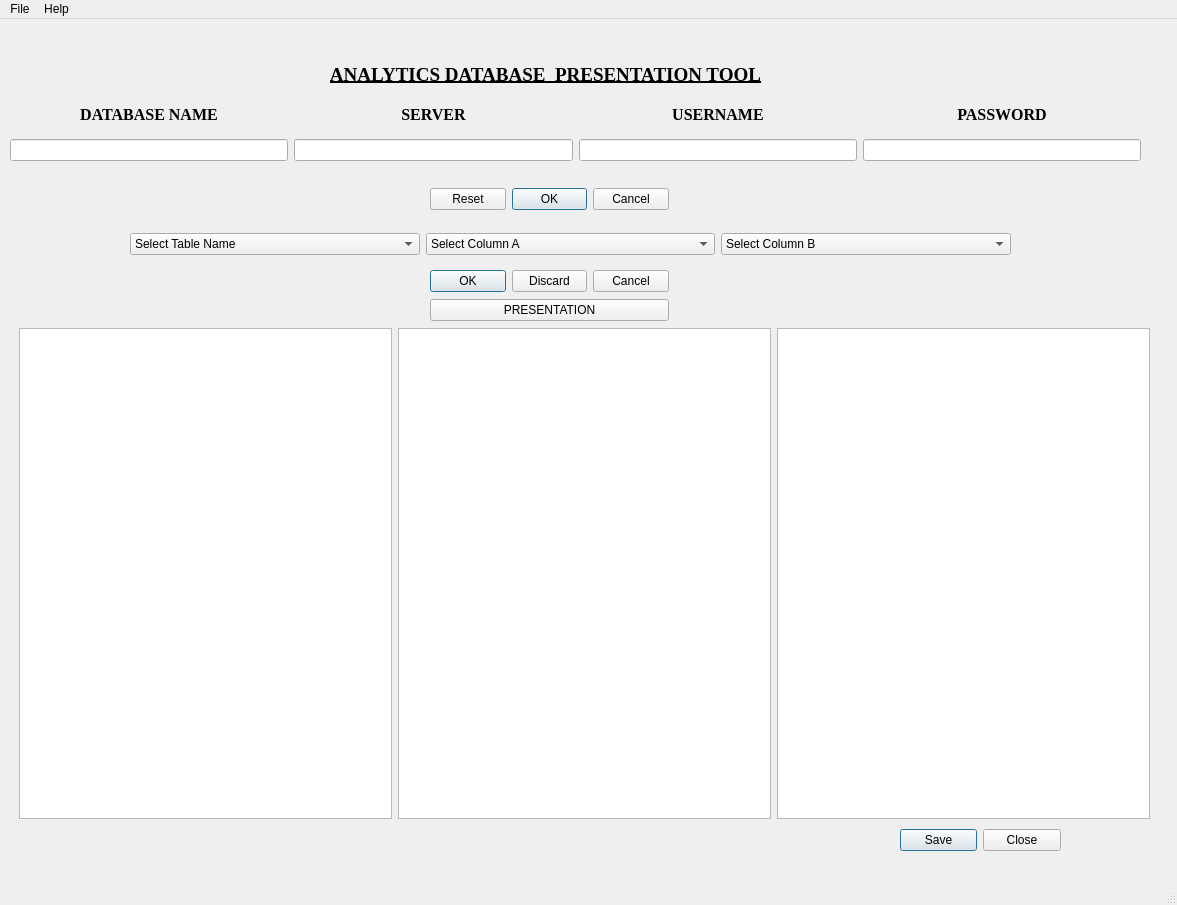
<?xml version="1.0" encoding="UTF-8"?>
<ui version="4.0">
 <class>MainWindow</class>
 <widget class="QMainWindow" name="MainWindow">
  <property name="geometry">
   <rect>
    <x>0</x>
    <y>0</y>
    <width>1177</width>
    <height>905</height>
   </rect>
  </property>
  <property name="mouseTracking">
   <bool>true</bool>
  </property>
  <property name="windowTitle">
   <string>Database Presentation Tool By Erick Wilfred 2023</string>
  </property>
  <property name="toolButtonStyle">
   <enum>Qt::ToolButtonTextBesideIcon</enum>
  </property>
  <property name="tabShape">
   <enum>QTabWidget::Rounded</enum>
  </property>
  <property name="dockNestingEnabled">
   <bool>true</bool>
  </property>
  <widget class="QWidget" name="centralwidget">
   <widget class="QLabel" name="label">
    <property name="geometry">
     <rect>
      <x>330</x>
      <y>30</y>
      <width>431</width>
      <height>51</height>
     </rect>
    </property>
    <property name="font">
     <font>
      <family>Times New Roman</family>
      <pointsize>14</pointsize>
      <weight>75</weight>
      <bold>true</bold>
      <underline>true</underline>
     </font>
    </property>
    <property name="text">
     <string>ANALYTICS DATABASE  PRESENTATION TOOL</string>
    </property>
    <property name="alignment">
     <set>Qt::AlignCenter</set>
    </property>
   </widget>
   <widget class="QWidget" name="horizontalLayoutWidget">
    <property name="geometry">
     <rect>
      <x>10</x>
      <y>80</y>
      <width>1131</width>
      <height>31</height>
     </rect>
    </property>
    <layout class="QHBoxLayout" name="horizontalLayout">
     <property name="sizeConstraint">
      <enum>QLayout::SetMinAndMaxSize</enum>
     </property>
     <item>
      <widget class="QLabel" name="database_label_2">
       <property name="font">
        <font>
         <family>Times New Roman</family>
         <pointsize>12</pointsize>
         <weight>75</weight>
         <bold>true</bold>
        </font>
       </property>
       <property name="text">
        <string>DATABASE NAME</string>
       </property>
       <property name="alignment">
        <set>Qt::AlignCenter</set>
       </property>
      </widget>
     </item>
     <item>
      <widget class="QLabel" name="database_label_4">
       <property name="font">
        <font>
         <family>Times New Roman</family>
         <pointsize>12</pointsize>
         <weight>75</weight>
         <bold>true</bold>
        </font>
       </property>
       <property name="text">
        <string>SERVER</string>
       </property>
       <property name="alignment">
        <set>Qt::AlignCenter</set>
       </property>
      </widget>
     </item>
     <item>
      <widget class="QLabel" name="database_label_3">
       <property name="font">
        <font>
         <family>Times New Roman</family>
         <pointsize>12</pointsize>
         <weight>75</weight>
         <bold>true</bold>
        </font>
       </property>
       <property name="text">
        <string>USERNAME</string>
       </property>
       <property name="alignment">
        <set>Qt::AlignCenter</set>
       </property>
      </widget>
     </item>
     <item>
      <widget class="QLabel" name="database_label">
       <property name="font">
        <font>
         <family>Times New Roman</family>
         <pointsize>12</pointsize>
         <weight>75</weight>
         <bold>true</bold>
        </font>
       </property>
       <property name="text">
        <string>PASSWORD</string>
       </property>
       <property name="alignment">
        <set>Qt::AlignCenter</set>
       </property>
      </widget>
     </item>
    </layout>
   </widget>
   <widget class="QWidget" name="horizontalLayoutWidget_2">
    <property name="geometry">
     <rect>
      <x>10</x>
      <y>120</y>
      <width>1131</width>
      <height>41</height>
     </rect>
    </property>
    <layout class="QHBoxLayout" name="horizontalLayout_2">
     <property name="sizeConstraint">
      <enum>QLayout::SetMinAndMaxSize</enum>
     </property>
     <item>
      <layout class="QHBoxLayout" name="horizontalLayout_5">
       <property name="sizeConstraint">
        <enum>QLayout::SetMinAndMaxSize</enum>
       </property>
       <item>
        <layout class="QHBoxLayout" name="horizontalLayout_6">
         <property name="sizeConstraint">
          <enum>QLayout::SetMinAndMaxSize</enum>
         </property>
         <item>
          <widget class="QLineEdit" name="database_line_edit">
           <property name="sizePolicy">
            <sizepolicy hsizetype="Ignored" vsizetype="Fixed">
             <horstretch>0</horstretch>
             <verstretch>0</verstretch>
            </sizepolicy>
           </property>
          </widget>
         </item>
        </layout>
       </item>
      </layout>
     </item>
     <item>
      <layout class="QHBoxLayout" name="horizontalLayout_4">
       <property name="sizeConstraint">
        <enum>QLayout::SetMinAndMaxSize</enum>
       </property>
       <item>
        <widget class="QLineEdit" name="server_line_edit">
         <property name="sizePolicy">
          <sizepolicy hsizetype="Ignored" vsizetype="Fixed">
           <horstretch>0</horstretch>
           <verstretch>0</verstretch>
          </sizepolicy>
         </property>
        </widget>
       </item>
      </layout>
     </item>
     <item>
      <layout class="QHBoxLayout" name="horizontalLayout_3">
       <property name="sizeConstraint">
        <enum>QLayout::SetMinAndMaxSize</enum>
       </property>
       <item>
        <widget class="QLineEdit" name="username_line_edit">
         <property name="sizePolicy">
          <sizepolicy hsizetype="Ignored" vsizetype="Fixed">
           <horstretch>0</horstretch>
           <verstretch>0</verstretch>
          </sizepolicy>
         </property>
        </widget>
       </item>
      </layout>
     </item>
     <item>
      <widget class="QLineEdit" name="password_line_edit">
       <property name="sizePolicy">
        <sizepolicy hsizetype="Ignored" vsizetype="Fixed">
         <horstretch>0</horstretch>
         <verstretch>0</verstretch>
        </sizepolicy>
       </property>
       <property name="inputMethodHints">
        <set>Qt::ImhDigitsOnly|Qt::ImhHiddenText|Qt::ImhSensitiveData</set>
       </property>
      </widget>
     </item>
    </layout>
   </widget>
   <widget class="QWidget" name="horizontalLayoutWidget_6">
    <property name="geometry">
     <rect>
      <x>130</x>
      <y>200</y>
      <width>881</width>
      <height>51</height>
     </rect>
    </property>
    <layout class="QHBoxLayout" name="horizontalLayout_9">
     <item>
      <widget class="QComboBox" name="tables_comboBox">
       <item>
        <property name="text">
         <string>Select Table Name</string>
        </property>
       </item>
      </widget>
     </item>
     <item>
      <widget class="QComboBox" name="column_comboBoxA">
       <item>
        <property name="text">
         <string>Select Column A</string>
        </property>
       </item>
      </widget>
     </item>
     <item>
      <widget class="QComboBox" name="column_comboBoxB">
       <item>
        <property name="text">
         <string>Select Column B</string>
        </property>
       </item>
      </widget>
     </item>
    </layout>
   </widget>
   <widget class="QWidget" name="horizontalLayoutWidget_7">
    <property name="geometry">
     <rect>
      <x>19</x>
      <y>309</y>
      <width>1131</width>
      <height>491</height>
     </rect>
    </property>
    <layout class="QHBoxLayout" name="VIEWS">
     <item>
      <widget class="QGraphicsView" name="chat_graphicView"/>
     </item>
     <item>
      <widget class="QGraphicsView" name="bar_graphicView"/>
     </item>
     <item>
      <widget class="QGraphicsView" name="pie_graphicview"/>
     </item>
    </layout>
   </widget>
   <widget class="QDialogButtonBox" name="windows_command_button">
    <property name="geometry">
     <rect>
      <x>900</x>
      <y>810</y>
      <width>161</width>
      <height>23</height>
     </rect>
    </property>
    <property name="standardButtons">
     <set>QDialogButtonBox::Close|QDialogButtonBox::Save</set>
    </property>
   </widget>
   <widget class="QWidget" name="horizontalLayoutWidget_3">
    <property name="geometry">
     <rect>
      <x>430</x>
      <y>160</y>
      <width>239</width>
      <height>41</height>
     </rect>
    </property>
    <layout class="QHBoxLayout" name="horizontalLayout_7">
     <item>
      <widget class="QDialogButtonBox" name="database_command_button_2">
       <property name="standardButtons">
        <set>QDialogButtonBox::Cancel|QDialogButtonBox::Ok|QDialogButtonBox::Reset</set>
       </property>
      </widget>
     </item>
    </layout>
   </widget>
   <widget class="QWidget" name="verticalLayoutWidget">
    <property name="geometry">
     <rect>
      <x>430</x>
      <y>250</y>
      <width>239</width>
      <height>54</height>
     </rect>
    </property>
    <layout class="QVBoxLayout" name="verticalLayout">
     <item>
      <widget class="QDialogButtonBox" name="table_command_button">
       <property name="standardButtons">
        <set>QDialogButtonBox::Cancel|QDialogButtonBox::Discard|QDialogButtonBox::Ok</set>
       </property>
      </widget>
     </item>
     <item>
      <widget class="QPushButton" name="presentation_button">
       <property name="text">
        <string>PRESENTATION</string>
       </property>
      </widget>
     </item>
    </layout>
   </widget>
  </widget>
  <widget class="QMenuBar" name="menubar">
   <property name="geometry">
    <rect>
     <x>0</x>
     <y>0</y>
     <width>1177</width>
     <height>21</height>
    </rect>
   </property>
   <widget class="QMenu" name="menuFile">
    <property name="title">
     <string>File</string>
    </property>
    <addaction name="actionSave"/>
    <addaction name="separator"/>
    <addaction name="actionLogOut"/>
    <addaction name="actionExit"/>
   </widget>
   <widget class="QMenu" name="menuHelp">
    <property name="title">
     <string>Help</string>
    </property>
    <widget class="QMenu" name="menuContact">
     <property name="title">
      <string>Contact</string>
     </property>
     <widget class="QMenu" name="menuEmail">
      <property name="toolTip">
       <string extracomment="email.github,linkedin"/>
      </property>
      <property name="statusTip">
       <string extracomment="email.github,linkedin"/>
      </property>
      <property name="whatsThis">
       <string extracomment="email.github,linkedin"/>
      </property>
      <property name="accessibleName">
       <string extracomment="email.github,linkedin"/>
      </property>
      <property name="accessibleDescription">
       <string extracomment="email.github,linkedin"/>
      </property>
      <property name="title">
       <string>Email</string>
      </property>
      <property name="separatorsCollapsible">
       <bool>true</bool>
      </property>
      <property name="toolTipsVisible">
       <bool>true</bool>
      </property>
      <addaction name="actionerickwilfreddaniel_gmail_com"/>
     </widget>
     <widget class="QMenu" name="menuGithub">
      <property name="title">
       <string>Github</string>
      </property>
      <addaction name="actionwww_github_com_erickwdaniel"/>
      <addaction name="separator"/>
     </widget>
     <widget class="QMenu" name="menuLinkedIn">
      <property name="title">
       <string>LinkedIn</string>
      </property>
      <addaction name="actionhttps_www_linkedin_com_in_erickwdaniel"/>
     </widget>
     <addaction name="menuEmail"/>
     <addaction name="separator"/>
     <addaction name="menuLinkedIn"/>
     <addaction name="menuGithub"/>
     <addaction name="separator"/>
    </widget>
    <addaction name="menuContact"/>
   </widget>
   <addaction name="menuFile"/>
   <addaction name="menuHelp"/>
  </widget>
  <widget class="QStatusBar" name="statusbar"/>
  <action name="actionSave">
   <property name="text">
    <string>Save Image</string>
   </property>
   <property name="shortcut">
    <string>Ctrl+S</string>
   </property>
  </action>
  <action name="actionSave_Session">
   <property name="text">
    <string>Save Session</string>
   </property>
   <property name="shortcut">
    <string>Ctrl+Shift+S</string>
   </property>
  </action>
  <action name="actionLogOut">
   <property name="text">
    <string>LogOut</string>
   </property>
   <property name="shortcut">
    <string>Ctrl+Shift+L</string>
   </property>
  </action>
  <action name="actionExit">
   <property name="text">
    <string>Exit</string>
   </property>
   <property name="shortcut">
    <string>Ctrl+X</string>
   </property>
  </action>
  <action name="actionerickwilfreddaniel_gmail_com">
   <property name="checked">
    <bool>false</bool>
   </property>
   <property name="text">
    <string>erickwilfreddaniel@gmail.com</string>
   </property>
   <property name="shortcut">
    <string>Ctrl+G</string>
   </property>
   <property name="shortcutVisibleInContextMenu">
    <bool>true</bool>
   </property>
  </action>
  <action name="actionwww_github_com_erickwdaniel">
   <property name="text">
    <string>https://www.github.com/erickwdaniel</string>
   </property>
   <property name="shortcut">
    <string>Ctrl+L</string>
   </property>
  </action>
  <action name="actionhttps_www_linkedin_com_in_erickwdaniel">
   <property name="text">
    <string>https://www.linkedin.com/in/erickwdaniel</string>
   </property>
   <property name="shortcut">
    <string>Ctrl+C</string>
   </property>
  </action>
  <action name="actionUpcoming_Feature_above">
   <property name="text">
    <string>Upcoming Feature above</string>
   </property>
  </action>
 </widget>
 <resources/>
 <connections/>
</ui>
